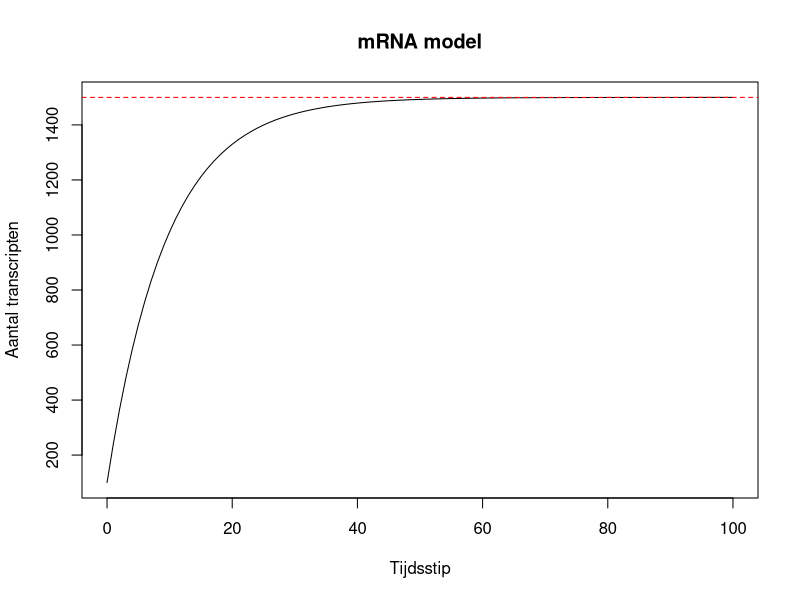
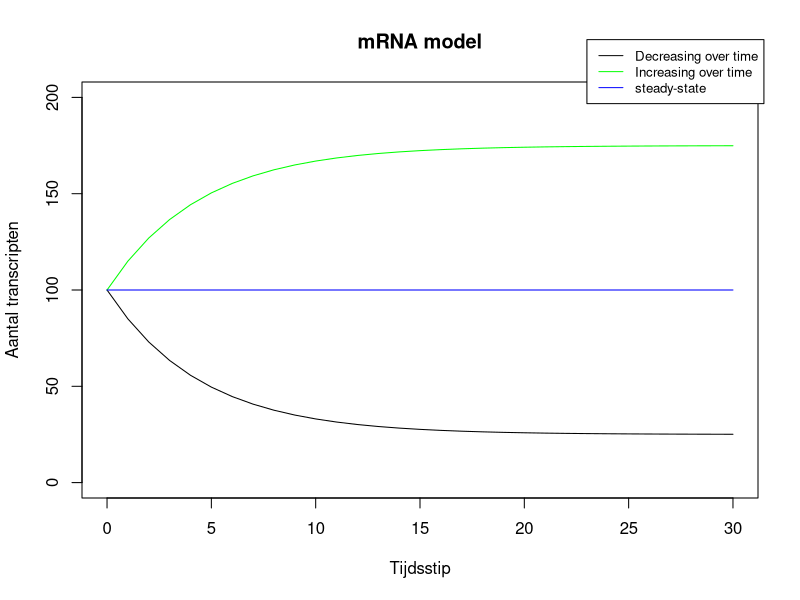

These charts were generated, in order, by the following R code:
## ---- chunk 1
knitr::opts_chunk$set(echo = TRUE)
## ---- chunk 2
#knitr::include_graphics('example.png')
## ---- chunk 3
parameters <- c(r = 0.1, m = 150) 

# Functie met de volgende parameters:
#   - t = Tijdslengte
#   - R = Het aantal transcripten
#   - parms = De "rate of decay" en het aantal nieuwe transcripten per tijdseenheid.

# Deze functie berekent de dR per tijdseenheid en returned deze in een lijst.
mRNA_func <- function(t, R, parms){
  with(as.list(c(parms)),{
         dR <- -r * R + m
         return(list(c(dR)))
       }
       )
}

# We maken een tijdslengte van t = 0 tot t = 100.
t <- seq(0, 100)

# De beginwaarde van R is 100 transcripten
state <- c(R = 100)

# Run de "ode" functie die met bepaalde parameters een model kan weergeven
# En sla dit op in out
out <- deSolve::ode(times = t, y = state, parms = parameters, func = mRNA_func, method = "euler")
# Plot de verkregen values uit out.
plot(out, main = "mRNA model", xlab = "Tijdsstip", ylab = "Aantal transcripten")

max_value <- max(out)
abline(h = max_value, col = "red", lty = 2)
cat("Max Value :", max_value)
## ---- chunk 4
# Functie met de volgende parameters:
#   - t = Tijdslengte
#   - R = Het aantal transcripten
#   - parms = De "rate of decay" en het aantal nieuwe transcripten per tijdseenheid.

# Deze functie berekent de dR per tijdseenheid en returned deze in een lijst.
mRNA_func <- function(t, R, parms){
  with(as.list(c(parms)),{
         dR <- -r * R + m
         return(list(c(dR)))
       }
       )
}

# We maken een tijdslengte van t = 0 tot t = 100.
t <- seq(0, 30)

# De beginwaarde van R is 100 transcripten
state <- c(R = 100)

# Run de "ode" functie die met bepaalde parameters een model kan weergeven
# En sla dit op in out

# ----------------------------------------------------------------
# We gaan 3 scenarios plotten

parameters <- c(r = 0.2, m = 5) 
out_1 <- deSolve::ode(times = t, y = state, parms = parameters, func = mRNA_func, method = "euler")

parameters <- c(r = 0.2, m = 35) 
out_2 <- deSolve::ode(times = t, y = state, parms = parameters, func = mRNA_func, method = "euler")

parameters <- c(r = 0, m = 0) 
out_3 <- deSolve::ode(times = t, y = state, parms = parameters, func = mRNA_func, method = "euler")

# Plot de verkregen values uit out.
plot(out_1, main = "mRNA model", xlab = "Tijdsstip", ylab = "Aantal transcripten", ylim = c(0, 200))
lines(out_2, col = "green")
lines(out_3, col = "blue")

# Add a cool legend!
par(xpd=TRUE)
legend(23, 230, legend=c("Decreasing over time", "Increasing over time", "steady-state"),
       col=c("black", "green", "blue"), lty=1, cex=0.8)

## ---- chunk 5
library(deSolve)
# code
## ---- chunk 6
#plot(out)
#code to generate figures with title, subscripts, legenda etc
